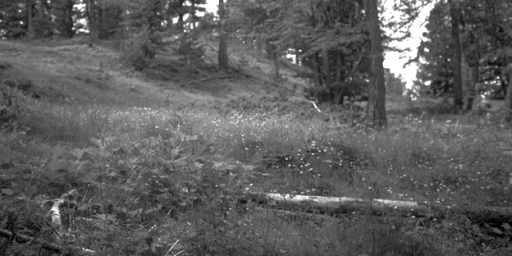
#> input picture 02_PCA/imgpca/n2.jpg, 512 x 256 px; its folder holds 8 pictures in this run
$ python 2_4_Image_Processing.py
#> lines starting #> are read from the running program, lines starting #| are printed output that depends on the picture
#!/usr/bin/env python3
# -*- coding: utf-8 -*-
"""
Created on Thu Apr 27 14:15:21 2017

@author: fabian
"""

# 2.4 a)
import glob, os
import numpy as np
import matplotlib.pyplot as plt

from PIL import Image as pilImage
from sklearn.feature_extraction import image as skImage
from sklearn.decomposition import PCA

loc = ["./imgpca/n*.jpg", "./imgpca/b*.jpg"]
#iterate over both image sets
data = []
for idx in [0,1]:
	path = loc[idx]
	tmpData = np.empty((0,256))
	#iterate over all files of the set
	for file in glob.glob(path):
		#load the image
		img = np.array(pilImage.open(file))
#> img is the input picture: shape (256, 512); min 0, max 255, mean 92.7
		#extract 500 patches of size 16x16
		patch = np.array(skImage.extract_patches_2d(img, (16,16), max_patches=500))
		#append patch to the data array
		tmpData = np.vstack([tmpData, patch.reshape(500,256)])
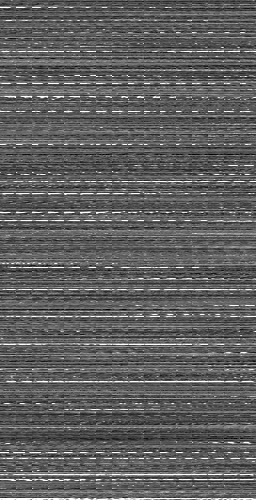
#> tmpData: shape (500, 256) float64; min 1, max 255, mean 95.2
	data.append(tmpData)
#> pass 2 of the loop `for idx in [0,1]:`:
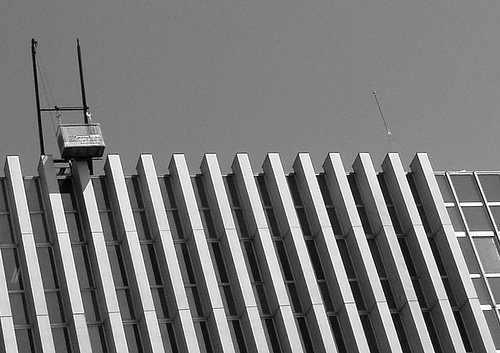
#> input picture 02_PCA/imgpca/b1.jpg, 500 x 353 px
#> img is the input picture: shape (353, 500); min 0, max 255, mean 121.2
#> `tmpData = np.vstack([tmpData, patch.reshape(500,256)])`:
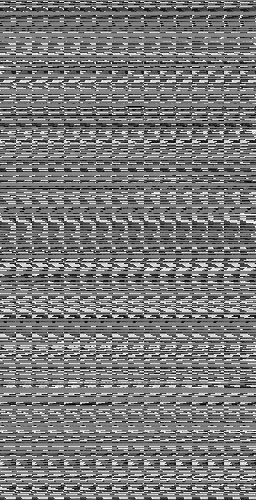
#> tmpData: shape (500, 256) float64; min 0, max 255, mean 121.8

# 2.4 b)
pcs = []
pcvs = []
labels = ["nature", "buildings"]
for idx in [0,1]:
	#compute the PCA
	pca = PCA()
	pca.fit(data[idx])
	#get the results
	pcs.append(pca.components_)
	pcvs.append(pca.explained_variance_ratio_)

	#plot the first 24 pcs
	for i in range(0, 24):
		plt.subplot(4,6,i+1)
		patch = np.array(pcs[idx][i,:]).reshape(16,16)
		plt.imshow(patch, cmap="gray")
		plt.axis('off')
		plt.title(i+1)

	plt.suptitle(labels[idx] +  ' - first 24 PCs')
	plt.show()
#> this loop made 2 passes
#> pass 1, `plt.show()`:
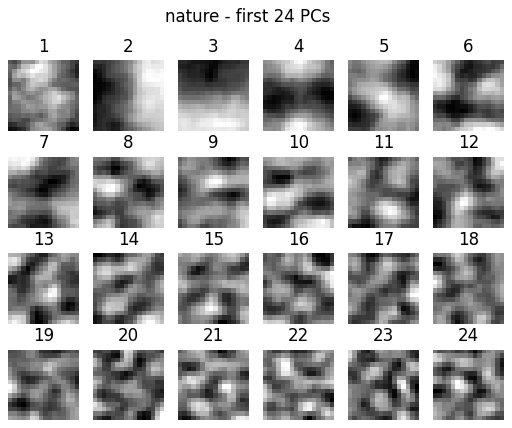
#> figure drawn by matplotlib, 24 panels
#> pass 2, `plt.show()`:
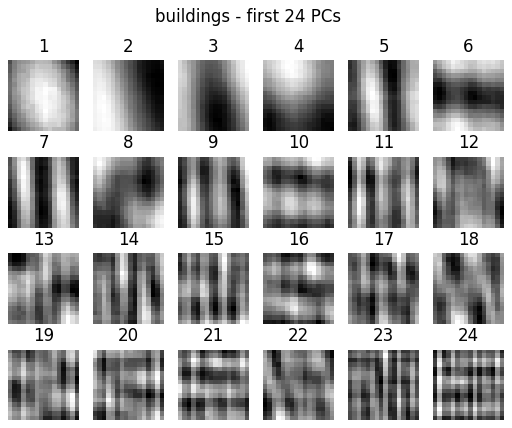
#> figure drawn by matplotlib, 24 panels
#> after the loop, pcs = 2 items; pcvs = 2 items

# as the 2 figures for the first 24 pcs for nature and building images
# show, they are very different

# 2.4 c)
cnt = 1
for idx in [0,1]:
	plt.subplot(2,2,cnt)
	plt.plot(pcvs[idx], ".-")
	plt.title(labels[idx] + ' - all')
	cnt += 1

	plt.subplot(2,2,cnt)
	plt.plot(pcvs[idx][:10], ".-")
	plt.title(labels[idx] + ' - first 10')
	cnt += 1
#> after the loop, cnt = 5

plt.suptitle('scree plot of pcvs')
plt.show()
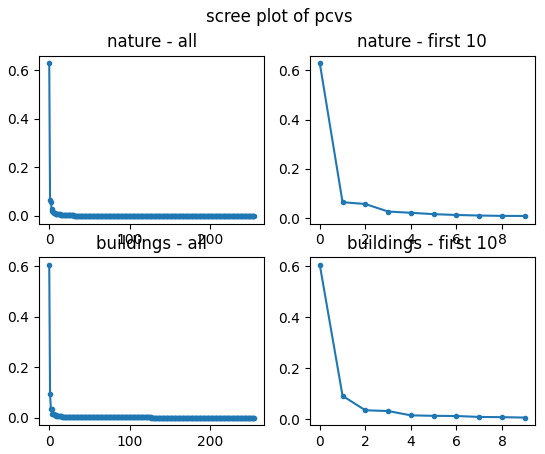
#> figure drawn by matplotlib, 4 panels; panel 1: curve peaks at x = 0, y = 0.628; panel 2: curve peaks at x = 0, y = 0.628; panel 3: curve peaks at x = 0, y = 0.606; panel 4: curve peaks at x = 0, y = 0.606

# We would keep the first 5 PCs
# compression ratio:
# n_components *(N_Patches + patchSize) / (N_Patches * patchSize)
#
# For the nature set with 5 PCs and 5000 patches that would yield:
# 5 * (5000 + 256) / (5000 * 256) = 0.0205 (or inverse 48.706)
# For the building set with 5 PCs and 6500 patches that would yield:
# 5 * (6500 + 256) / (6500 * 256) = 0.0203 (or inverse 49.260)

# 2.4 d)

#3 images from both datasets
imgs = ["./imgpca/n2.jpg","./imgpca/n7.jpg","./imgpca/n9.jpg","./imgpca/b2.jpg","./imgpca/b7.jpg","./imgpca/b9.jpg"]
for idx in range(len(imgs)):
#> (the run stopped early here; a loop or call above may not have finished)
